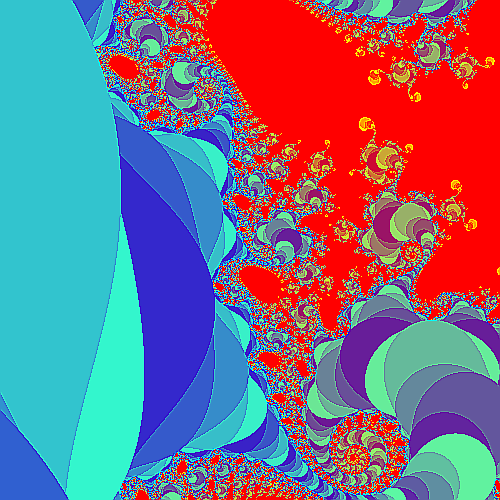

This chart was generated by the following Python code:
#mandelbrot by KB for CS550
#inspired by work done with wikipedia example code
from PIL import Image 
import random 

#set image size
imgx = 1000
imgy = 1000

xa, xb = -0.75029467235117, -0.7478726919928045
ya, yb = 0.06084172052354717, 0.06326370066585434
image = Image.new("RGB",(imgx,imgy))

#for all the pixels in the image
for Py in range(imgy):
	yS= ((yb-ya)/(imgy-1)) * Py + (ya)
	for Px in range(imgx):
		#divide all the pixels into sections between -2 and 2
		xS = ((xb-xa)/(imgx-1))* Px + (xa) 
		x = 0 
		y = 0 
		iteration = 0 
		#set maximum number of iterations
		max_iteration = 256
		while (x*x + y*y <= 2) and iteration < max_iteration: 
			#calculations based on wikihow
			xtemp = x*x - y*y + xS
			y = 2*x*y + yS 
			iteration += 1 
			x = xtemp
		# color shades based on iteration 
		colorR = iteration
		colorG = (iteration*50)%256
		colorB = 256- iteration
		image.putpixel((Px,Py),(colorR, (colorG), colorB))


image.save("mandelbrot2.png", "PNG")




